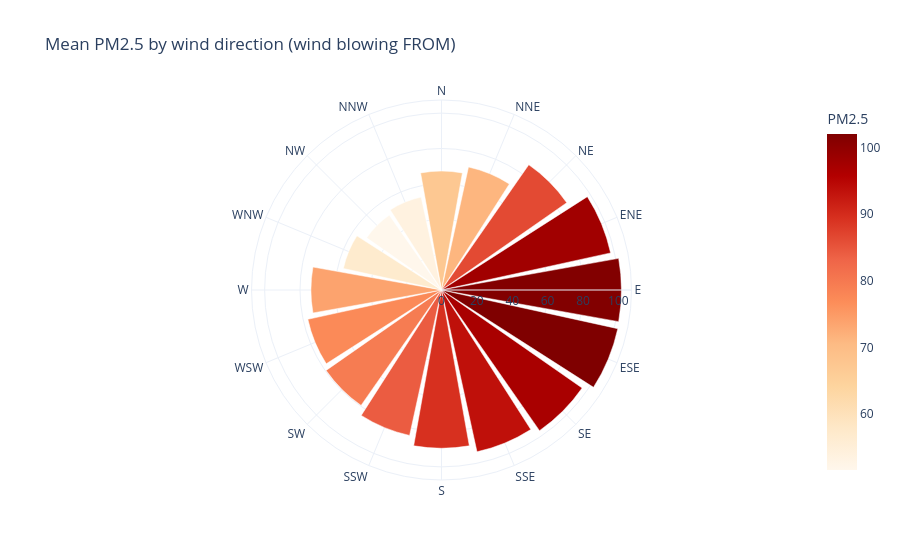

Notebook source saved alongside this figure:
### Code cell
eda.interactive_wind_fig(df).show()

### Figure 1 — Plotly figure (JSON) as saved in the notebook; plotly's stock layout.template omitted (floating-point values rounded to 4 significant figures)
{"data": [{"hovertemplate": "PM2.5=%{marker.color}<br>wd=%{theta}<extra></extra>", "legendgroup": "", "marker": {"color": [67.24, 71.19, 86.32, 97.9, 101.7, 102.1, 96.92, 93.65, 89.48, 84.19, 79.52, 77.37, 73.82, 56.79, 51.61, 53.78], "coloraxis": "coloraxis", "pattern": {"shape": ""}}, "name": "", "r": [67.24, 71.19, 86.32, 97.9, 101.7, 102.1, 96.92, 93.65, 89.48, 84.19, 79.52, 77.37, 73.82, 56.79, 51.61, 53.78], "showlegend": false, "subplot": "polar", "theta": ["N", "NNE", "NE", "ENE", "E", "ESE", "SE", "SSE", "S", "SSW", "SW", "WSW", "W", "WNW", "NW", "NNW"], "type": "barpolar"}], "layout": {"barmode": "relative", "coloraxis": {"autocolorscale": false, "colorbar": {"title": {"text": "PM2.5"}}, "colorscale": [[0.0, "rgb(255,247,236)"], [0.125, "rgb(254,232,200)"], [0.25, "rgb(253,212,158)"], [0.375, "rgb(253,187,132)"], [0.5, "rgb(252,141,89)"], [0.625, "rgb(239,101,72)"], [0.75, "rgb(215,48,31)"], [0.875, "rgb(179,0,0)"], [1.0, "rgb(127,0,0)"]]}, "legend": {"tracegroupgap": 0}, "polar": {"angularaxis": {"direction": "clockwise", "rotation": 90}, "domain": {"x": [0.0, 1.0], "y": [0.0, 1.0]}}, "title": {"text": "Mean PM2.5 by wind direction (wind blowing FROM)"}}}
